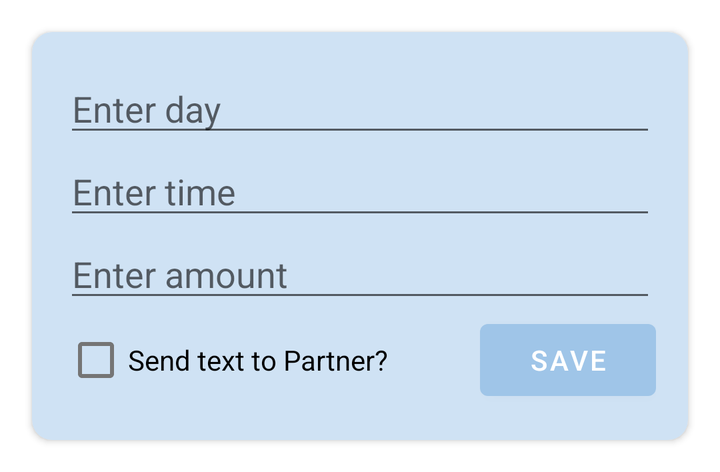
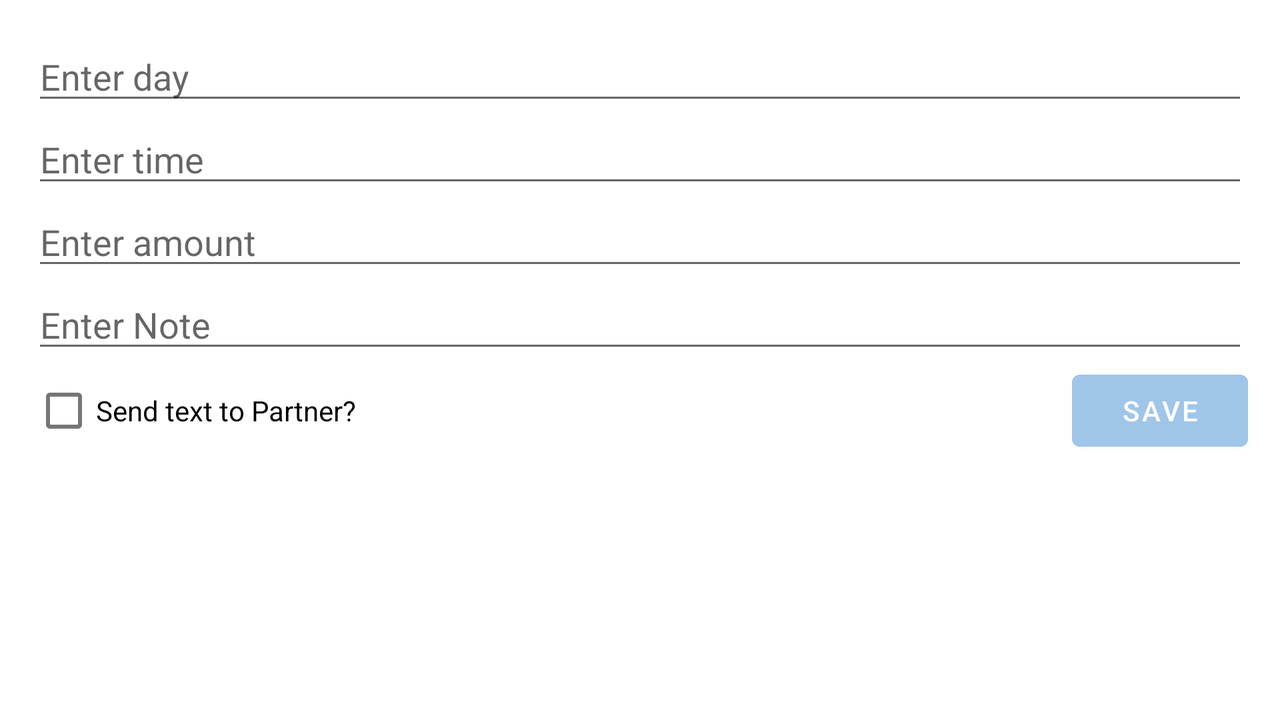

The same Android screen from two of the app's own layout files: first res/layout/ as a phone draws it, then the repository's variant for another configuration, drawn on a device whose configuration selects that folder. Both files follow.
<!-- AndroidManifest.xml: application theme Theme.SimpleFeedingTracker -->
<!-- res/layout/fragment_add.xml -->
<?xml version="1.0" encoding="utf-8"?>
<androidx.cardview.widget.CardView xmlns:android="http://schemas.android.com/apk/res/android"
    xmlns:app="http://schemas.android.com/apk/res-auto"
    xmlns:tools="http://schemas.android.com/tools"
    android:id="@+id/add_card"
    android:layout_width="match_parent"
    android:layout_height="wrap_content"
    android:layout_margin="16dp"
    android:elevation="10dp"
    app:cardBackgroundColor="@color/blue_200"
    app:cardCornerRadius="10dp"
    app:layout_constraintTop_toTopOf="parent">

    <androidx.constraintlayout.widget.ConstraintLayout
        android:layout_width="match_parent"
        android:layout_height="match_parent"
        android:padding="16dp"
        tools:context=".presentation.add.AddFragment">

        <EditText
            android:id="@+id/et_day"
            android:layout_width="0dp"
            android:layout_height="wrap_content"
            android:hint="Enter day"
            android:textAlignment="textStart"
            app:layout_constraintEnd_toEndOf="parent"
            app:layout_constraintStart_toStartOf="parent"
            app:layout_constraintTop_toTopOf="parent" />

        <EditText
            android:id="@+id/et_time"
            android:layout_width="0dp"
            android:layout_height="wrap_content"
            android:hint="Enter time"
            android:inputType="time"
            android:textAlignment="textStart"
            app:layout_constraintEnd_toEndOf="@id/et_day"
            app:layout_constraintStart_toStartOf="@id/et_day"
            app:layout_constraintTop_toBottomOf="@id/et_day" />

        <EditText
            android:id="@+id/et_amount"
            android:layout_width="0dp"
            android:layout_height="wrap_content"
            android:hint="Enter amount"
            android:inputType="numberDecimal"
            android:textAlignment="textStart"
            app:layout_constraintEnd_toEndOf="@id/et_day"
            app:layout_constraintStart_toStartOf="@id/et_day"
            app:layout_constraintTop_toBottomOf="@id/et_time" />

        <Button
            android:id="@+id/button"
            android:layout_width="wrap_content"
            android:layout_height="wrap_content"
            android:text="Save"
            app:layout_constraintEnd_toEndOf="parent"
            app:layout_constraintTop_toBottomOf="@+id/et_amount" />

        <CheckBox
            android:id="@+id/checkbox"
            android:layout_width="wrap_content"
            android:layout_height="wrap_content"
            android:checked="false"
            android:text="Send text to Partner?"
            app:layout_constraintBottom_toBottomOf="@+id/button"
            app:layout_constraintStart_toStartOf="parent" />


    </androidx.constraintlayout.widget.ConstraintLayout>

</androidx.cardview.widget.CardView>
<!-- resources referenced by this layout -->
<resources>
  <color name="blue_200">#ffCFE2F4</color>
  <style name="Theme.SimpleFeedingTracker" parent="Theme.MaterialComponents.DayNight.DarkActionBar">
          
          <item name="colorPrimary">@color/blue_500</item>
          <item name="colorPrimaryVariant">@color/blue_700</item>
          <item name="colorOnPrimary">@color/white</item>
          
          <item name="colorSecondary">@color/pink_200</item>
          <item name="colorSecondaryVariant">@color/pink_700</item>
          <item name="colorOnSecondary">@color/black</item>
          
          <item name="android:statusBarColor" tools:targetApi="l">?attr/colorPrimaryVariant</item>
          
      </style>
  <color name="blue_500">#ff9FC5E8</color>
  <color name="blue_700">#FF8DB8E2</color>
  <color name="white">#FFFFFFFF</color>
  <color name="pink_200">#FFEAD3DE</color>
  <color name="pink_700">#FFCA95AE</color>
  <color name="black">#FF000000</color>
</resources>
<!-- res/layout-land/fragment_add.xml (the repository's variant of the layout above) -->
<!-- drawn on the phone turned sideways -->
<?xml version="1.0" encoding="utf-8"?>
<androidx.constraintlayout.widget.ConstraintLayout xmlns:android="http://schemas.android.com/apk/res/android"
    android:layout_width="match_parent"
    android:layout_height="match_parent"
    xmlns:app="http://schemas.android.com/apk/res-auto"
    xmlns:tools="http://schemas.android.com/tools">

    <androidx.constraintlayout.widget.ConstraintLayout
        android:layout_width="match_parent"
        android:layout_height="match_parent"
        android:padding="16dp"
        tools:context=".presentation.add.AddFragment">

        <EditText
            android:id="@+id/et_day"
            android:layout_width="0dp"
            android:layout_height="wrap_content"
            android:focusableInTouchMode="false"
            android:hint="Enter day"


            android:textAlignment="textStart"
            app:layout_constraintEnd_toEndOf="parent"
            app:layout_constraintStart_toStartOf="parent"
            app:layout_constraintTop_toTopOf="parent" />

        <EditText
            android:id="@+id/et_time"
            android:layout_width="0dp"
            android:layout_height="wrap_content"
            android:focusableInTouchMode="false"
            android:hint="Enter time"
            android:inputType="time"
            android:textAlignment="textStart"


            app:layout_constraintEnd_toEndOf="@id/et_day"
            app:layout_constraintStart_toStartOf="@id/et_day"
            app:layout_constraintTop_toBottomOf="@id/et_day" />

        <EditText
            android:id="@+id/et_amount"
            android:layout_width="0dp"
            android:layout_height="wrap_content"
            android:hint="Enter amount"
            android:inputType="numberDecimal"
            android:textAlignment="textStart"


            app:layout_constraintEnd_toEndOf="@id/et_day"
            app:layout_constraintStart_toStartOf="@id/et_day"
            app:layout_constraintTop_toBottomOf="@id/et_time" />

        <EditText
            android:id="@+id/et_note"
            android:layout_width="0dp"
            android:layout_height="wrap_content"
            android:hint="Enter Note"
            android:textAlignment="textStart"


            app:layout_constraintEnd_toEndOf="parent"
            app:layout_constraintStart_toStartOf="@id/et_day"
            app:layout_constraintTop_toBottomOf="@id/et_amount" />

        <Button
            android:id="@+id/add_save_button"
            android:layout_width="wrap_content"
            android:layout_height="wrap_content"
            android:text="Save"

            android:backgroundTint="@color/blue_500"
            app:layout_constraintEnd_toEndOf="parent"
            app:layout_constraintTop_toBottomOf="@+id/et_note" />

        <CheckBox
            android:id="@+id/checkbox"
            android:layout_width="wrap_content"
            android:layout_height="wrap_content"
            android:checked="false"

            android:text="Send text to Partner?"
            app:layout_constraintBottom_toBottomOf="@+id/add_save_button"
            app:layout_constraintStart_toStartOf="parent"
            app:layout_constraintTop_toBottomOf="@+id/et_note" />


    </androidx.constraintlayout.widget.ConstraintLayout>

</androidx.constraintlayout.widget.ConstraintLayout>
<!-- resources referenced by the variant -->
<!-- as the phone turned sideways resolves them -->
<resources>
  <color name="blue_500">#ff9FC5E8</color>
  <style name="Theme.SimpleFeedingTracker" parent="Theme.MaterialComponents.DayNight.DarkActionBar">
          
          <item name="colorPrimary">@color/blue_500</item>
          <item name="colorPrimaryVariant">@color/blue_700</item>
          <item name="colorOnPrimary">@color/white</item>
          
          <item name="colorSecondary">@color/pink_200</item>
          <item name="colorSecondaryVariant">@color/pink_700</item>
          <item name="colorOnSecondary">@color/black</item>
          
          <item name="android:statusBarColor" tools:targetApi="l">?attr/colorPrimaryVariant</item>
          
      </style>
  <color name="blue_700">#FF8DB8E2</color>
  <color name="white">#FFFFFFFF</color>
  <color name="pink_200">#FFEAD3DE</color>
  <color name="pink_700">#FFCA95AE</color>
  <color name="black">#FF000000</color>
</resources>
